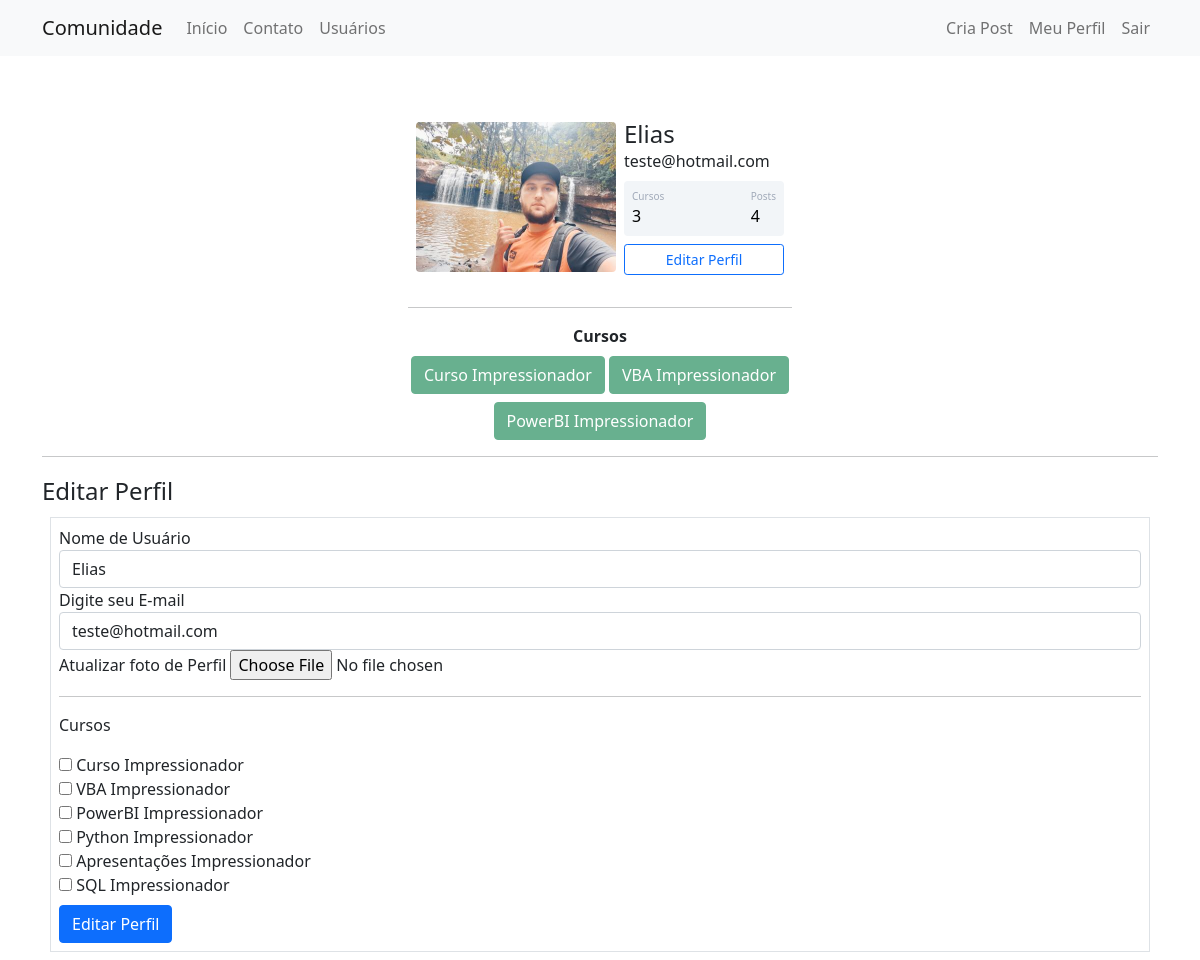
Screenshot of /perfil/editar (signed in) with the database file from the repository.
### comunidadeimpressionadora/model.py (models this page shows)
class Usuario(database.Model, UserMixin):
    id = database.Column(database.Integer, primary_key=True)
    username = database.Column(database.String, nullable=False)
    email = database.Column(database.String, nullable=False, unique=True)
    senha = database.Column(database.String, nullable=False)
    foto_perfil = database.Column(database.String, default='default.jpg')
    post = database.relationship('Post', backref='autor', lazy=True)
    cursos = database.Column(database.String, default='usuario não informado', nullable=False)
    def contar_post(self):
        return len(self.post)

### comunidadeimpressionadora/routes.py (the view)
@app.route('/perfil/editar', methods=['GET', 'POST'])
@login_required
def editar_perfil():
    form = FomrEditarPerfil()
    if form.validate_on_submit():
        current_user.email = form.email.data
        current_user.username = form.username.data
        if form.foto_perfil.data:
            nome_imagem = salvar_iamgem(form.foto_perfil.data)
            current_user.foto_perfil = nome_imagem
        current_user.cursos = atualizar_cursos(form)
        database.session.commit()
        flash('Perfil atualizado com sucesso', 'alert-success')
        return redirect(url_for('perfil'))
    elif request.method == 'GET':
        form.email.data = current_user.email
        form.username.data = current_user.username
    foto_perfil = url_for('static', filename='fotos_perfil/{}'.format(current_user.foto_perfil))
    return render_template('editarperfil.html', foto_perfil=foto_perfil, form=form)

### comunidadeimpressionadora/forms.py (shortened to what this page needs)
class FomrEditarPerfil(FlaskForm):
    username = StringField(' Nome de Usuário', validators=[DataRequired()])
    email = StringField('Digite seu E-mail', validators=[DataRequired(), Email()])
    foto_perfil = FileField('Atualizar foto de Perfil', validators=[FileAllowed(['jpg', 'png'])])
    curso_excel = BooleanField('Curso Impressionador')
    curso_vba = BooleanField('VBA Impressionador')
    curso_poerbi = BooleanField('PowerBI Impressionador')
    curso_python = BooleanField('Python Impressionador')
    curso_ppt = BooleanField('Apresentações Impressionador')
    curso_sql = BooleanField('SQL Impressionador')
    botao_submit_editarperfil = SubmitField('Editar Perfil')

### comunidadeimpressionadora/model.py (called while the page is built)
@login_manager.user_loader
def load_usuario(id_usuario):
    return Usuario.query.get(int(id_usuario))

### comunidadeimpressionadora/templates/editarperfil.html (shortened to what this page needs)
{%extends'perfil.html'%}
{% block form_editar_perfil%}
<div class="container">
    <hr>
    <div class="row">
        <div class="col">
            <legend>Editar Perfil</legend>
            <form method="POST" action="" class="border m-2 p-2" enctype="multipart/form-data">
                <fieldset>
                    <div class="form-group">
                        {{form.username.label (class='form-control-label')}}
                        {%if form.username.errors%}
                        {{form.username (class='form-control is-invalid')}}
                        <div class="invalid-feedback">
                            {% for erro in form.username.errors%}
                            {{erro}}
                            {%endfor%}
                        </div>
                        {%else%}
                        {{form.username (class='form-control')}}
                        {%endif%}
                        <div class="form-group">
                            {{form.email.label (class='form-control-label')}}
                            {%if form.email.errors%}
                            {{form.email (class='form-control is-invalid')}}
                            <div class="invalid-feedback">
                                {% for erro in form.email.errors%}
                                {{erro}}
                                {%endfor%}
                            </div>
                            {%else%}
                            {{form.email (class='form-control')}}
                            {%endif%}
                        </div>
                        <div class="form-group">
                            {{ form.foto_perfil.label }}
                            {{ form.foto_perfil (class= 'form-control-file') }}
                        </div>
                        <hr>
                        <p>Cursos</p>
                        {%for campo in form%}
                        {% if 'curso_' in campo.name%}
                        <div class="form-group">
                            {{campo }}
                            {{campo.label (class='form-control-label')}}
                        </div>
                        {%endif%}
                        {%endfor%}
                    </div>
                </fieldset>
                {{form.botao_submit_editarperfil (class='btn btn-primary mt-2')}}
            </form>
        </div>
    </div>
</div>
{% endblock %}

### comunidadeimpressionadora/templates/perfil.html
{%extends'base.html'%}
{% block body%}
<div class="container mt-5 d-flex justify-content-center">
    <div class="card p-3">
        <div class="d-flex align-items-center">
            <div class="image pe-2"><img src="{{ foto_perfil }}" class="rounded" width="200"></div>
            <div class="ml-3 w-100">
                <h4 class="mb-0 mt-0">{{current_user.username}}</h4> <span>{{current_user.email}}</span>
                <div class="p-2 mt-2 bg-primary d-flex justify-content-between rounded text-white stats">
                    {%if 'não informado' in current_user.cursos %}
                    <div class="d-flex flex-column"><span class="articles">Cursos</span> <span class="number1">0</span>
                    </div>
                    {%else%}
                    <div class="d-flex flex-column"><span class="articles">Cursos</span> <span class="number1">{{ current_user.cursos.count (';') + 1 }}</span>
                    </div>
                    {%endif%}
                    <div class="d-flex flex-column"><span class="rating">Posts</span> <span class="number2">{{current_user.contar_post()}}</span>
                    </div>
                </div>
                <div class="button mt-2 d-flex flex-row align-items-center">
                    <a class='w-100' href="{{ url_for('editar_perfil') }}">
                        <button class="btn btn-sm btn-outline-primary w-100">Editar Perfil</button>
                    </a></div>
            </div>
        </div>
    </div>
</div>
<div class="row justify-content-center">
    <div class="col col-4" style="text-align:center">
        <hr>
        <strong>Cursos</strong><br>
        {%for curso in current_user.cursos.split(';')%}
        <button type="button " class="btn btn-success mt-2" disabled>{{curso}}</button>
        {%endfor%}
    </div>
</div>
{%block form_editar_perfil%}
{%endblock%}
{%endblock%}

### comunidadeimpressionadora/static/main.css (style rules this page uses)
.card { width: 400px; border: none; border-radius: 10px; background-color: #fff }
.stats { background: #f2f5f8 !important; color: #000 !important }
.articles { font-size: 10px; color: #a1aab9 }
.number1 { font-weight: 500 }
.number2 { font-weight: 500 }
.rating { font-size: 10px; color: #a1aab9 }

### rows the page displays
Usuario: username "Elias", email "teste@hotmail.com", cursos "3"

### other values shown
{{ current_user.contar_post() }} "4"
{{ curso }} "Curso Impressionador" "VBA Impressionador" "PowerBI Impressionador"
{{ campo.label (class='form-control-label') }} "Curso Impressionador" "VBA Impressionador" "PowerBI Impressionador" "Python Impressionador" "Apresentações Impressionador" "SQL Impressionador"
